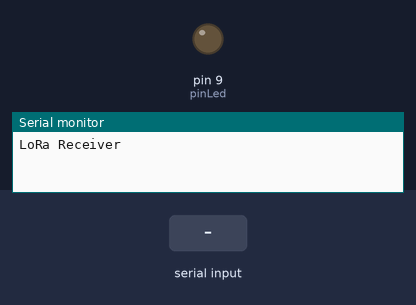
A sketch run on a simulated Arduino Uno, built with avr-gcc and run on an emulated ATmega328P. Parts: output pins drawn as LEDs (lit = HIGH), the last lines printed to the serial monitor. Inputs (shaded band) come from the test bench.

Above: at 1.2 s.
1.3 s: "1" received over the second serial link
At 3.0 s:
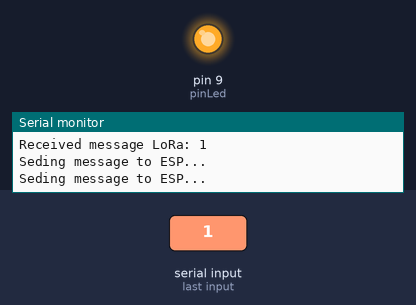
4.3 s: "0" received over the second serial link
At 6.5 s:
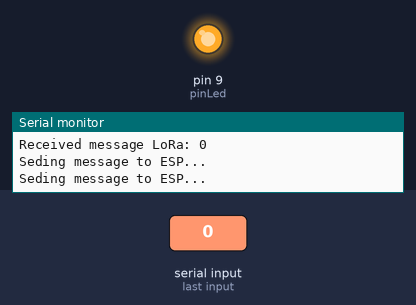
7.3 s: "2" received over the second serial link
At 10.9 s:
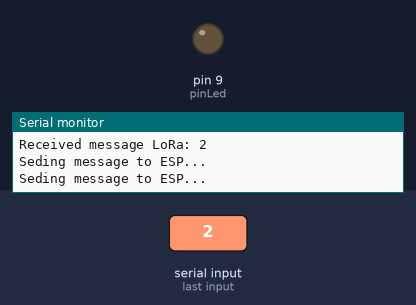
Timing chart, 0 to 12.4 s (numbered marks = the images above; inputs shaded):
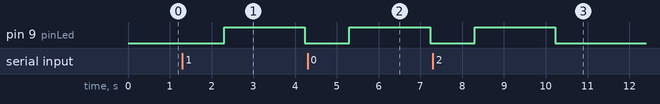

Measured:
- after the input at 1.3 s, pin 9 (pinLed): LOW → HIGH after 1.0 s, → LOW 1.9 s later
- after the input at 4.3 s, pin 9 (pinLed): LOW → HIGH after 1.0 s, → LOW 1.9 s later
- after the input at 7.3 s, pin 9 (pinLed): LOW → HIGH after 1.0 s, → LOW 1.9 s later

The sketch:

receptor.ino
```cpp
#include <SoftwareSerial.h>

#define Lora_pinRx 7
#define Lora_pinTx 8
#define ESP_pinRx 4
#define ESP_pinTx 2
#define pinLed 9

SoftwareSerial LoRa_Receptor(Lora_pinRx, Lora_pinTx);
SoftwareSerial ESP_WIFI(ESP_pinRx, ESP_pinTx);

unsigned long looptime = 0;
unsigned long timer = 0;
void setup() {
  pinMode(pinLed, OUTPUT);
  Serial.begin(9600);
  LoRa_Receptor.begin(9600);
  ESP_WIFI.begin(9600);
  Serial.println("LoRa Receiver");
}

void loop() {
  looptime = millis();

  LoRa_Receptor.listen();
  if (LoRa_Receptor.available()) {
    String received_msg = LoRa_Receptor.readString();
    Serial.println("Received message LoRa: " + received_msg); // terminal
    digitalWrite(pinLed, HIGH); //led liga
    timer = looptime; // Atualiza o tempo anterior toda vez que receber uma mensagem
    Serial.println("Seding message to ESP... ");
    ESP_WIFI.listen();
    ESP_WIFI.print(received_msg);// envia para esp
    Serial.println("Seding message to ESP... ");
  }
  // Verifica se passou 1 segundo desde que o LED foi ligado
  if ((looptime - timer >= 2000)) {
    timer = looptime;
    digitalWrite(pinLed, LOW); // Desliga o LED após 1 segundo
  }


}
```
